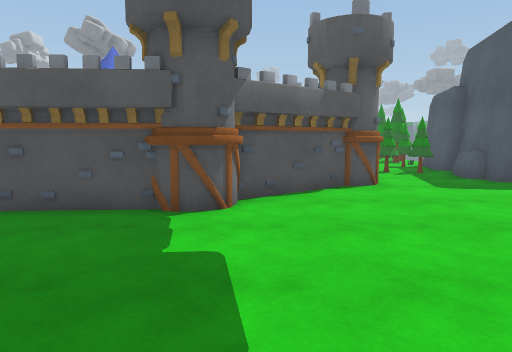
View 1 (above)

21 first-person views from a walk through a scene from a Unity 3-D project. The camera is 1.2 m above the floor, tilts 6° down and sees 70° across. The floor is counted in squares, 1 m on a side. Each view is taken from the middle of a square. On the plan, view 1 faces up. The plan holds only what a view shows up to about 15 squares ahead; the rest is blank. The place goes on beyond the plan. The player character is not drawn. Some surface patterns are stand-ins.

View 2
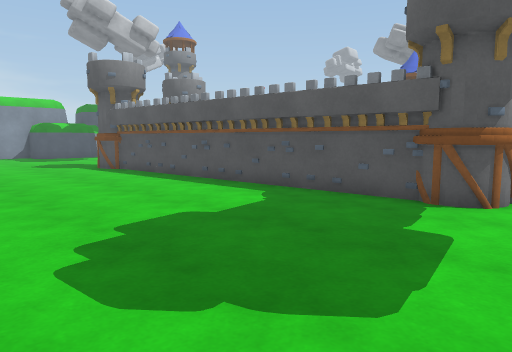

View 3
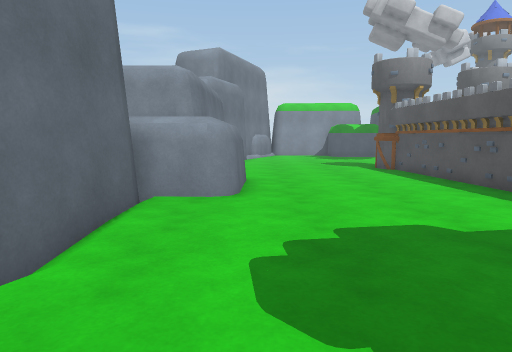

View 4
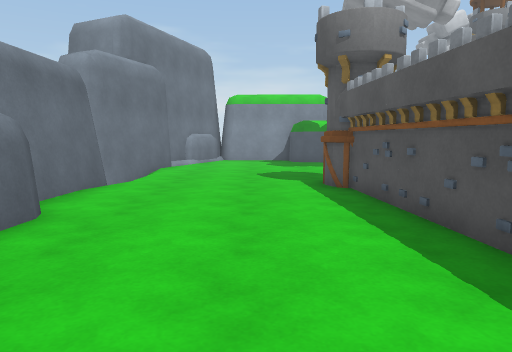

View 5
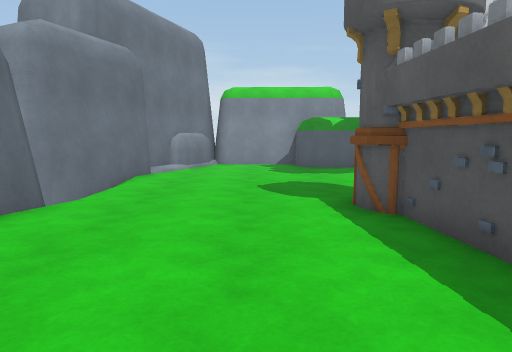

View 6
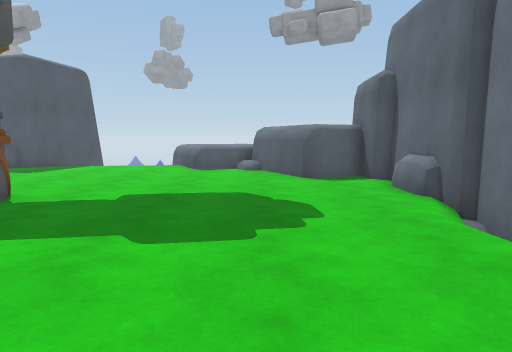

View 7
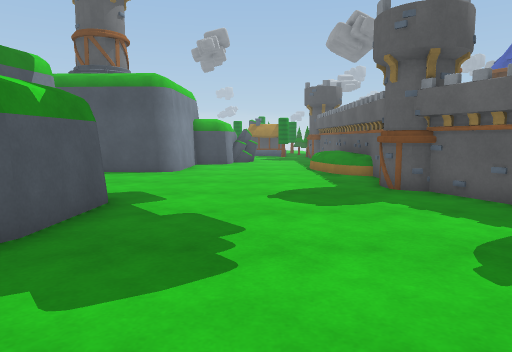

View 8
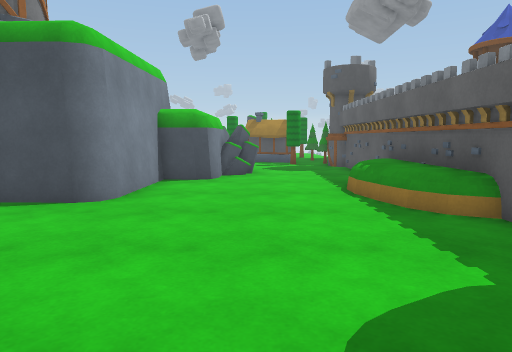

View 9
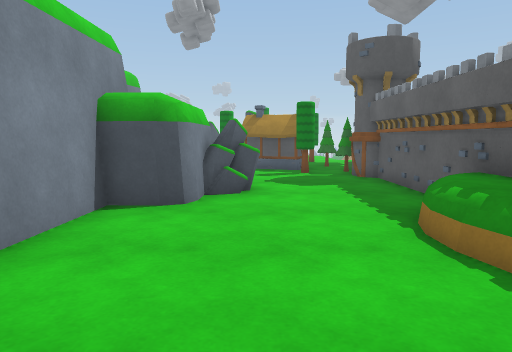

View 10
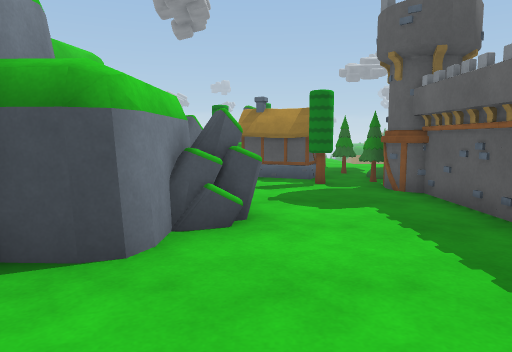

View 11
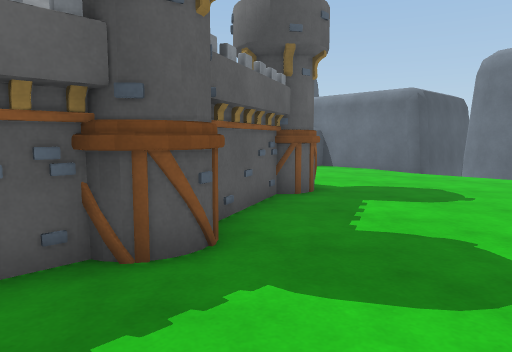

View 12
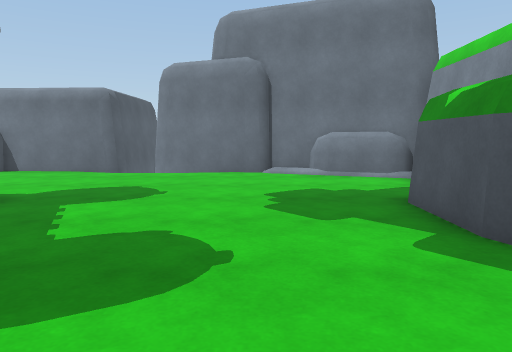

View 13
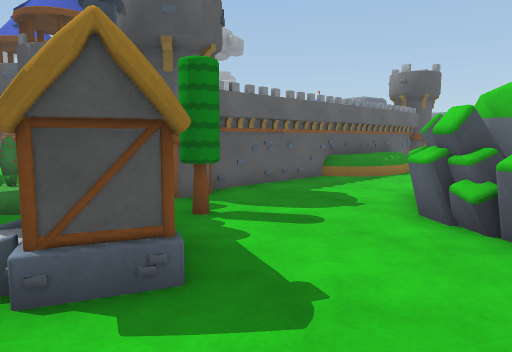

View 14
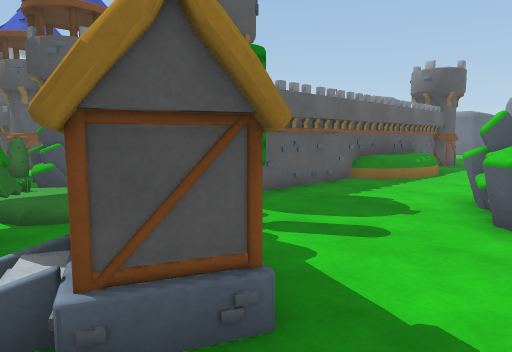

View 15
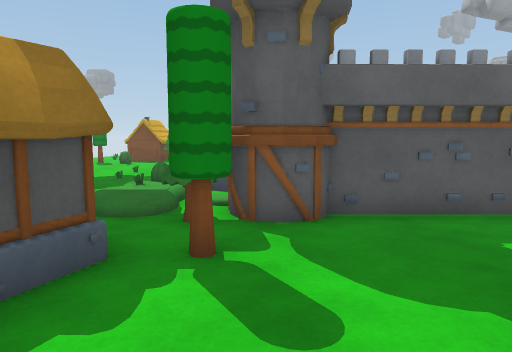

View 16
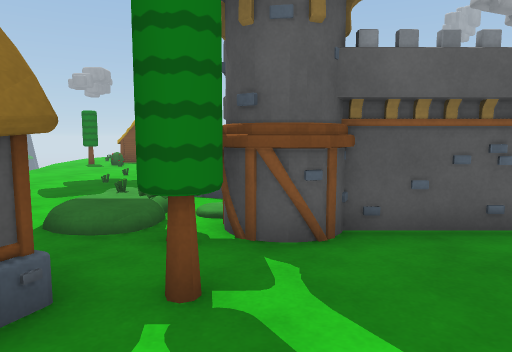

View 17
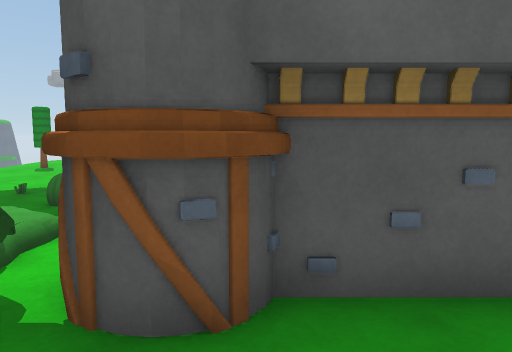

View 18
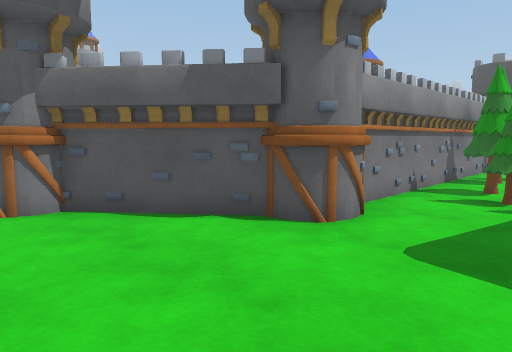

View 19
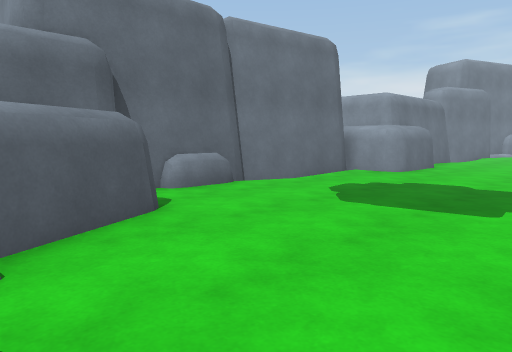

View 20
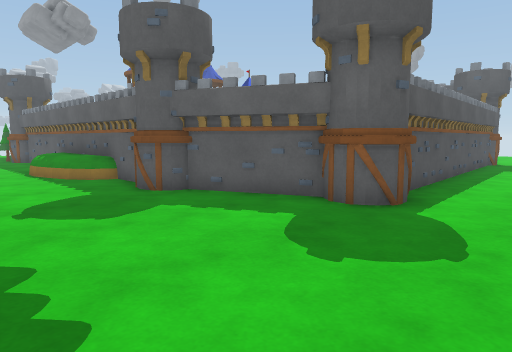

View 21
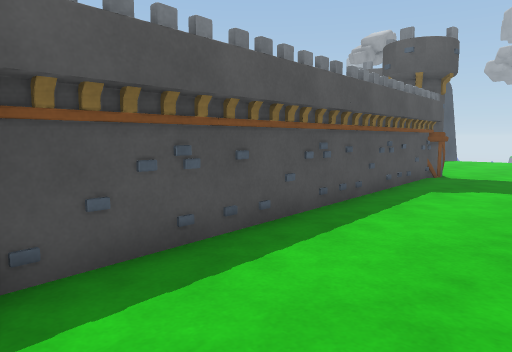

### Floor plan
Points are (right, up) in squares from view 1. A wall is a line through its corners. A room is listed if a view was taken in it or the views show most of it. See-through windows are left out.
Room 1 (views 1, 2, 3, 4, 5, 6, 7, 8, 9, 10, 11, 12, 13, 14, 15, 16, 17, 18, 19, 20, 21)
walls: (-15.6, 10.5) (-15.6, 21.6); (-15.4, 10.5) (-15.4, 21.6); (-13.8, 6.2) (-15.2, 9.3); (-14, 6) (-15.5, 9.3); (-22, 8.1) (-21.8, 7.7) (-21.9, 5.2) (-22, 4.9); (-21.8, 14.5) (-22.1, 13.9) (-22.5, 13.7); (-20.3, 20.2) (-20.4, 18.8); (-20.8, 20.8) (-20.1, 20.5) (-20.2, 18) (-20.4, 17.6) (-20.8, 17.4) (-21.7, 17.5) (-21.8, 14); (-18.7, -0.6) (-15.5, -1.8); (-21.4, 0.3) (-20.9, 0); (-22.5, 0.8) (-21.2, 0.4); (-22.6, 0.7) (-21.4, 0.2); (-22.6, 0.4) (-19.6, -0.8) (-19.1, -0.6) (-18.6, -0.7); (-14.1, -1.7) (-13.9, -1.2) (-13.5, -1.1) (-9.7, -1.2); (-9.7, -0.5) (-9.3, -0.3) (-6.9, -0.4) (-6.6, -0.6) (-6.4, -1) (-6.5, -2.8); (-9.4, -0.5) (-6.9, -0.6); (-14.1, -2.5) (-14.1, -1.3); (-1.5, 6.1) (-12.8, 5.3); (-1.3, 5.9) (-12.8, 5.1); (-6.1, -2.4) (-5.6, -2.3); (-5.8, -2.3) (-1.2, -3.1); (2.4, 9.2) (-0.5, 6.9); (2.5, 9) (-0.4, 6.6); (2.7, 13.4) (2.7, 10.7); (2.9, 14) (2.9, 10.5); (-1.3, -2.9) (-0.7, -2.8); (-1, -2.8) (2.5, -2.9); (2.9, -1) (2.9, -0.7) (3.2, -0.4) (6.5, 1.2); (2.6, -2.5) (3, -2.3); (3.5, -2.5) (2.8, -0.8); (3.7, -2.4) (3.1, -1)
low walls: (-0.2, -2.5) (1, -2.5); (6.3, 10.9) (6.4, 11.4); (6.5, 1.6) (5.9, 2.9)
ways out: opening at (-15, -2)
objects: other object (-22, 22) to (-21, 22); other object (-20, 21) to (-20, 22); other object (-20, 25) to (-17, 26); other object (-19, 19) to (-19, 20); other object (-17, 23) to (-17, 24); other object (-16, 10); other object (-16, 22) to (-15, 23); other object (-16, 24); other object (-16, 26) to (-16, 27); other object (-15, 25) to (-13, 26); other object (-14, 23); other object (-14, 25); other object (-12, 24) to (-11, 25); other object (-11, 25); other object (-10, 24); other object (-10, 27); other object (-9, 24); other object (-8, 24); other object (-8, 27); other object (2, 9) to (3, 10); other object (4, 13) to (5, 13); other object (6, 12) to (6, 13)

Where each view was taken, in squares from view 1:
view 1: 0 up, 0 right, facing up
view 2: 1 down, 1 right, facing up-left
view 3: 0 up, 1 right, facing left
view 4: 3 up, 4 left, facing left
view 5: 3 up, 7 left, facing left
view 6: 1 up, 8 left, facing right
view 7: 1 up, 19 left, facing up
view 8: 7 up, 19 left, facing up
view 9: 11 up, 19 left, facing up
view 10: 14 up, 19 left, facing up
view 11: 12 up, 19 left, facing down-right
view 12: 12 up, 19 left, facing down
view 13: 27 up, 22 left, facing down-right
view 14: 27 up, 21 left, facing down-right
view 15: 23 up, 21 left, facing right
view 16: 23 up, 20 left, facing right
view 17: 22 up, 18 left, facing right
view 18: 5 up, 6 right, facing up-left
view 19: 5 up, 6 right, facing down-left
view 20: 2 up, 20 left, facing up-right
view 21: 2 up, 13 left, facing up-right
